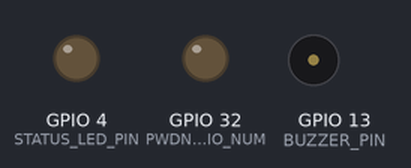
This sketch was run on a simulated ESP32. Shown: output pins drawn as LEDs (lit = HIGH), buzzer (waves = sounding, pin HIGH). WiFi joins after 1.5 s; servers stay silent unless stated; uploads are accepted with an empty reply; the camera gives no picture; what the sketch prints to the serial monitor is not drawn.

Above: at 3.2 s.
Timing chart, 0 to 7.4 s (numbered marks = the images above):
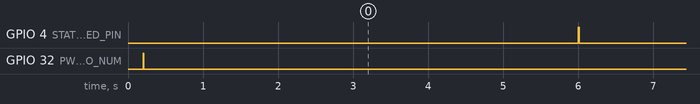

Measured:
- by itself, GPIO 4 (STATUS_LED_PIN): alternates HIGH for 0.01 s and LOW for 6.0 s

The sketch:

esp32_cam_stream.ino
```cpp
// Driver Drowsiness Alert System — ESP32-CAM firmware
// Board: AI Thinker ESP32-CAM (OV3660)

#include <Arduino.h>
#include <WiFi.h>
#include "esp_camera.h"

// ── User config ──────────────────────────────────────────────────────────────
const char* WIFI_SSID     = "Bhakarwadi";
const char* WIFI_PASSWORD = "abcdefgh";
const char* SERVER_HOST   = "10.227.132.243";  // laptop LAN IP
const int   SERVER_PORT   = 8000;
const char* API_TOKEN     = "";
const bool  ENABLE_BUZZER = true;

// ── Pin map ───────────────────────────────────────────────────────────────────
#define BUZZER_PIN        13
#define STATUS_LED_PIN     4 // Restored Flash LED per user request

// ── Timing ───────────────────────────────────────────────────────────────────
// Send one frame every 100 ms → ~10 fps, matches backend config.
#define FRAME_INTERVAL_MS    100
#define CONNECT_TIMEOUT_MS  2000
#define READ_TIMEOUT_MS     2000
#define RESPONSE_TIMEOUT_MS 3000
#define WIFI_SETTLE_MS       800
#define SERVER_TIMEOUT_MS   5000

// Retry: 3 attempts with 150 / 300 / 600 ms backoff, then give up for one cycle.
#define MAX_RETRIES          3
#define RETRY_BASE_MS      150

// LED heartbeat: 10 ms on, 6000 ms off — electric meter style pulse
#define LED_HB_ON_MS         10
#define LED_HB_OFF_MS      6000
#define LED_DROWSY_MS       120


// ── Camera pins (AI Thinker) ──────────────────────────────────────────────────
#define PWDN_GPIO_NUM   32
#define RESET_GPIO_NUM  -1
#define XCLK_GPIO_NUM    0
#define SIOD_GPIO_NUM   26
#define SIOC_GPIO_NUM   27
#define Y9_GPIO_NUM     35
#define Y8_GPIO_NUM     34
#define Y7_GPIO_NUM     39
#define Y6_GPIO_NUM     36
#define Y5_GPIO_NUM     21
#define Y4_GPIO_NUM     19
#define Y3_GPIO_NUM     18
#define Y2_GPIO_NUM      5
#define VSYNC_GPIO_NUM  25
#define HREF_GPIO_NUM   23
#define PCLK_GPIO_NUM   22

// ── State ─────────────────────────────────────────────────────────────────────
static bool          serverConnected   = false;
static bool          isDrowsy          = false;
static bool          wifiBeginIssued   = false;
static bool          wifiSettled       = false;
static bool          ledOn             = false;
static bool          heartbeatPhaseOn  = false;
static wl_status_t   lastWiFiStatus    = WL_IDLE_STATUS;
static unsigned long wifiConnectedAt   = 0;
static unsigned long lastFrameMs       = 0;
static unsigned long lastServerOkMs    = 0;
static unsigned long lastWiFiAttemptMs = 0;
static unsigned long lastHeartbeatMs   = 0;
static unsigned long lastBlinkMs       = 0;
static unsigned long nextSendAllowedMs = 0;
static unsigned long lastLogMs         = 0;
static int           retryAttempt      = 0;
static int           captureFailStreak = 0;

// Persistent keep-alive connection.
static WiFiClient persistClient;
static bool       persistValid = false;

// ── Helpers ───────────────────────────────────────────────────────────────────

void led(bool on) {
  digitalWrite(STATUS_LED_PIN, on ? HIGH : LOW);
  ledOn = on;
}

void buzzer(bool on) {
  digitalWrite(BUZZER_PIN, (ENABLE_BUZZER && on) ? HIGH : LOW);
}

// Rate-limited serial log (one line per 800 ms max).
void logNet(const char* tag, int code) {
  unsigned long now = millis();
  if (now - lastLogMs < 800) return;
  lastLogMs = now;
  Serial.printf("%s %d retry=%d\n", tag, code, retryAttempt);
}

// Read one CRLF-terminated line into buf. Returns length ≥ 0, or -1 on timeout/disconnect.
// Handles the case of an empty line (blank line = header terminator, length 0).
int readLine(WiFiClient& client, char* buf, int bufSize, unsigned long deadlineMs) {
  int pos = 0;
  while (millis() < deadlineMs) {
    if (client.available()) {
      char c = client.read();
      if (c == '\n') {
        if (pos > 0 && buf[pos - 1] == '\r') pos--;
        buf[pos] = '\0';
        return pos;  // 0 = blank line (header terminator), >0 = data
      }
      if (pos < bufSize - 1) buf[pos++] = c;
    } else {
      if (!client.connected()) break;
      delay(1);
    }
  }
  buf[pos] = '\0';
  return -1;  // timeout or disconnect — distinct from blank line
}

bool parseState(const char* buf, bool* out) {
  if (strstr(buf, "DROWSY")) { *out = true;  return true; }
  if (strstr(buf, "NORMAL")) { *out = false; return true; }
  return false;
}

// ── HTTP response parser ───────────────────────────────────────────────────────
// Reads status line, then headers one by one until blank line (len == 0).
// Drains the body. Returns true if a valid HTTP response was received.
bool readHttpResponse(WiFiClient& client, int* statusCode, bool* stateSeen, bool* stateVal) {
  unsigned long deadline = millis() + RESPONSE_TIMEOUT_MS;
  char line[256];

  // Status line.
  if (readLine(client, line, sizeof(line), deadline) < 0) {
    *statusCode = -11;
    return false;
  }
  if (strncmp(line, "HTTP/1.", 7) != 0) {
    *statusCode = -11;
    return false;
  }
  char* sp = strchr(line, ' ');
  if (!sp) { *statusCode = -11; return false; }
  *statusCode = atoi(sp + 1);

  // Headers — loop until blank line or timeout.
  int contentLength = -1;
  while (true) {
    int len = readLine(client, line, sizeof(line), deadline);
    if (len < 0) break;      // timeout / disconnect
    if (len == 0) break;     // blank line = end of headers (correct terminator)

    char* colon = strchr(line, ':');
    if (!colon) continue;
    *colon = '\0';
    char* val = colon + 1;
    while (*val == ' ') val++;

    if (strcasecmp(line, "content-length") == 0) {
      contentLength = atoi(val);
    } else if (strcasecmp(line, "x-drowsy-state") == 0) {
      bool sv = false;
      if (parseState(val, &sv)) { *stateSeen = true; *stateVal = sv; }
    }
  }

  // Drain body (prevents connection reuse issues).
  int bodyLimit = (contentLength > 0 && contentLength < 256) ? contentLength : 128;
  char bodyBuf[256];
  int bodyPos = 0;
  while (millis() < deadline && bodyPos < bodyLimit) {
    if (client.available()) {
      bodyBuf[bodyPos++] = client.read();
    } else {
      if (!client.connected()) break;
      delay(1);
    }
  }
  bodyBuf[bodyPos] = '\0';

  // Fallback: check body text if header was somehow missed.
  if (!*stateSeen && bodyPos > 0) {
    bool sv = false;
    if (parseState(bodyBuf, &sv)) { *stateSeen = true; *stateVal = sv; }
  }

  return true;
}

// ── Camera ────────────────────────────────────────────────────────────────────

bool cameraInit() {
  pinMode(PWDN_GPIO_NUM, OUTPUT);
  digitalWrite(PWDN_GPIO_NUM, HIGH); delay(10);
  digitalWrite(PWDN_GPIO_NUM, LOW);  delay(10);

  camera_config_t c = {};
  c.ledc_channel  = LEDC_CHANNEL_0;
  c.ledc_timer    = LEDC_TIMER_0;
  c.pin_d0        = Y2_GPIO_NUM;  c.pin_d1 = Y3_GPIO_NUM;
  c.pin_d2        = Y4_GPIO_NUM;  c.pin_d3 = Y5_GPIO_NUM;
  c.pin_d4        = Y6_GPIO_NUM;  c.pin_d5 = Y7_GPIO_NUM;
  c.pin_d6        = Y8_GPIO_NUM;  c.pin_d7 = Y9_GPIO_NUM;
  c.pin_xclk      = XCLK_GPIO_NUM;
  c.pin_pclk      = PCLK_GPIO_NUM;
  c.pin_vsync     = VSYNC_GPIO_NUM;
  c.pin_href      = HREF_GPIO_NUM;
  c.pin_sccb_sda  = SIOD_GPIO_NUM;
  c.pin_sccb_scl  = SIOC_GPIO_NUM;
  c.pin_pwdn      = PWDN_GPIO_NUM;
  c.pin_reset     = RESET_GPIO_NUM;
  c.xclk_freq_hz  = 20000000;
  c.pixel_format  = PIXFORMAT_JPEG;
  c.frame_size    = FRAMESIZE_QVGA;
  c.jpeg_quality  = 12;
  c.fb_count      = psramFound() ? 2 : 1;
  c.grab_mode     = psramFound() ? CAMERA_GRAB_LATEST : CAMERA_GRAB_WHEN_EMPTY;
  c.fb_location   = psramFound() ? CAMERA_FB_IN_PSRAM : CAMERA_FB_IN_DRAM;

  if (esp_camera_init(&c) != ESP_OK) {
    Serial.println("Camera init failed");
    return false;
  }

  sensor_t* s = esp_camera_sensor_get();
  if (!s) {
    Serial.println("Sensor null");
    esp_camera_deinit();
    return false;
  }

  if (s->id.PID == OV3660_PID) {
    s->set_vflip(s, 1);
    s->set_brightness(s, 0);
    s->set_contrast(s, 1);
    s->set_saturation(s, 0);
    s->set_denoise(s, 2);
    s->set_gain_ctrl(s, 1);
    s->set_framesize(s, FRAMESIZE_QVGA);
    s->set_quality(s, 12);
  }

  Serial.printf("Camera ready (PSRAM: %s, fb_count: %d)\n",
                psramFound() ? "yes" : "no", c.fb_count);
  return true;
}

// ── Wi-Fi ─────────────────────────────────────────────────────────────────────

void wifiMaintain() {
  wl_status_t status = WiFi.status();

  if (status != lastWiFiStatus) {
    lastWiFiStatus = status;
    if (status == WL_CONNECTED) {
      wifiConnectedAt = millis();
      wifiSettled     = false;
      Serial.printf("WiFi up: %s\n", WiFi.localIP().toString().c_str());
    } else {
      wifiSettled    = false;
      retryAttempt   = 0;
      persistClient.stop();
      persistValid   = false;
    }
  }

  if (status == WL_CONNECTED) {
    if (!wifiSettled && millis() - wifiConnectedAt >= WIFI_SETTLE_MS) {
      wifiSettled        = true;
      nextSendAllowedMs  = millis();
      Serial.printf("Ready POST -> http://%s:%d/frame\n", SERVER_HOST, SERVER_PORT);
    }
    return;
  }

  unsigned long now = millis();
  if (!wifiBeginIssued) {
    WiFi.mode(WIFI_STA);
    WiFi.setSleep(false);
    WiFi.setTxPower(WIFI_POWER_8_5dBm);
    WiFi.begin(WIFI_SSID, WIFI_PASSWORD);
    wifiBeginIssued    = true;
    lastWiFiAttemptMs  = now;
    Serial.println("WiFi connecting");
    return;
  }

  bool terminal = (status == WL_DISCONNECTED || status == WL_CONNECT_FAILED ||
                   status == WL_NO_SSID_AVAIL || status == WL_CONNECTION_LOST);
  if (!terminal || now - lastWiFiAttemptMs < 5000) return;

  lastWiFiAttemptMs = now;
  WiFi.begin(WIFI_SSID, WIFI_PASSWORD);
  Serial.println("WiFi reconnect");
}

// ── Frame send ────────────────────────────────────────────────────────────────

bool sendFrameOnce(int* outCode) {
  camera_fb_t* fb = esp_camera_fb_get();
  if (!fb) {
    if (++captureFailStreak >= 5) {
      captureFailStreak = 0;
      Serial.println("Camera restart");
      esp_camera_deinit();
      delay(80);
      cameraInit();
    }
    *outCode = -21;
    return false;
  }
  captureFailStreak = 0;
  size_t frameLen = fb->len;

  // Reuse existing TCP connection if healthy.
  bool reused = persistValid && persistClient.connected();
  if (!reused) {
    persistClient.stop();
    persistValid = false;
    persistClient.setNoDelay(true);
    persistClient.setTimeout(READ_TIMEOUT_MS);
    if (!persistClient.connect(SERVER_HOST, SERVER_PORT, CONNECT_TIMEOUT_MS)) {
      esp_camera_fb_return(fb);
      *outCode = -1;
      return false;
    }
  }

  // Build and send HTTP header.
  char hdr[320];
  int hlen;
  if (strlen(API_TOKEN) > 0) {
    hlen = snprintf(hdr, sizeof(hdr),
      "POST /frame HTTP/1.1\r\n"
      "Host: %s:%d\r\n"
      "Content-Type: image/jpeg\r\n"
      "Content-Length: %u\r\n"
      "X-API-Key: %s\r\n"
      "Connection: keep-alive\r\n\r\n",
      SERVER_HOST, SERVER_PORT, (unsigned)frameLen, API_TOKEN);
  } else {
    hlen = snprintf(hdr, sizeof(hdr),
      "POST /frame HTTP/1.1\r\n"
      "Host: %s:%d\r\n"
      "Content-Type: image/jpeg\r\n"
      "Content-Length: %u\r\n"
      "Connection: keep-alive\r\n\r\n",
      SERVER_HOST, SERVER_PORT, (unsigned)frameLen);
  }

  if (persistClient.write((uint8_t*)hdr, hlen) != (size_t)hlen) {
    persistClient.stop(); persistValid = false;
    esp_camera_fb_return(fb);
    *outCode = -2;
    return false;
  }

  // Send frame body in one shot (WiFiClient buffers internally).
  unsigned long writeStart = millis();
  size_t sent = 0;
  while (sent < frameLen) {
    size_t n = persistClient.write(fb->buf + sent, frameLen - sent);
    if (n == 0) {
      if (!persistClient.connected() || millis() - writeStart > READ_TIMEOUT_MS) break;
      delay(1);
      continue;
    }
    sent += n;
    if (millis() - writeStart > READ_TIMEOUT_MS) break;
  }

  esp_camera_fb_return(fb);
  fb = nullptr;

  if (sent != frameLen) {
    persistClient.stop(); persistValid = false;
    *outCode = -3;
    return false;
  }

  // Read response.
  bool stateSeen = false, stateVal = false;
  int  code      = -11;
  bool parsed    = readHttpResponse(persistClient, &code, &stateSeen, &stateVal);

  if (!parsed || (code != 200 && code != 204)) {
    persistClient.stop(); persistValid = false;
    *outCode = parsed ? code : -11;
    return false;
  }

  persistValid = true;
  if (stateSeen) isDrowsy = stateVal;
  *outCode = code;
  return true;
}

// ── Result handler ────────────────────────────────────────────────────────────

void onFrameResult(bool ok, int code) {
  unsigned long now = millis();

  if (ok) {
    lastServerOkMs    = now;
    retryAttempt      = 0;
    nextSendAllowedMs = now + FRAME_INTERVAL_MS;
    logNet(isDrowsy ? "OK:DROWSY" : "OK:NORMAL", code);
    return;
  }

  logNet("Frame", code);

  if (retryAttempt < MAX_RETRIES) {
    retryAttempt++;
    unsigned long backoff = RETRY_BASE_MS << (retryAttempt - 1);
    if (backoff > 1200) backoff = 1200;
    nextSendAllowedMs = now + backoff;
  } else {
    retryAttempt      = 0;
    nextSendAllowedMs = now + FRAME_INTERVAL_MS;
  }
}

// ── Alert output ──────────────────────────────────────────────────────────────

void updateAlerts() {
  unsigned long now = millis();

  if (!serverConnected || !wifiSettled) {
    led(false);
    buzzer(false);
    heartbeatPhaseOn = false;
    return;
  }

  if (isDrowsy) {
    // Pulse buzzer pin rapidly (which now also pulses your external LED)
    if (now - lastBlinkMs >= LED_DROWSY_MS) {
      ledOn = !ledOn;
      buzzer(ledOn);
      lastBlinkMs = now;
    }
  } else {
    buzzer(false);
    ledOn = false;
  }

  // Onboard status LED ALWAYS maintains normal heartbeat: 30 ms on / 2970 ms off.
  unsigned long elapsed = now - lastHeartbeatMs;
  if (!heartbeatPhaseOn && elapsed >= LED_HB_OFF_MS) {
    heartbeatPhaseOn = true;
    lastHeartbeatMs  = now;
    led(true);
  } else if (heartbeatPhaseOn && elapsed >= LED_HB_ON_MS) {
    heartbeatPhaseOn = false;
    lastHeartbeatMs  = now;
    led(false);
  }
}
// ── Arduino entry points ───────────────────────────────────────────────────────

void alertTask(void * parameter) {
  for(;;) {
    updateAlerts();
    vTaskDelay(10 / portTICK_PERIOD_MS);
  }
}

void setup() {
  Serial.begin(115200);
  delay(200);

  pinMode(BUZZER_PIN, OUTPUT);
  pinMode(STATUS_LED_PIN, OUTPUT);
  buzzer(false);
  led(false);

  if (!cameraInit()) {
    Serial.println("FATAL: camera init failed");
    while (true) { led(true); delay(150); led(false); delay(150); }
  }

  // Run alerts independent of WiFi blocking on Core 0
  xTaskCreatePinnedToCore(
    alertTask,
    "AlertTask",
    2048,
    NULL,
    1,
    NULL,
    0
  );

  wifiMaintain();
}

void loop() {
  wifiMaintain();
  unsigned long now = millis();

  bool ready = WiFi.status() == WL_CONNECTED && wifiSettled;

  if (ready && now >= nextSendAllowedMs) {
    int  code = -99;
    bool ok   = sendFrameOnce(&code);
    onFrameResult(ok, code);
  }

  serverConnected = (now - lastServerOkMs) <= SERVER_TIMEOUT_MS;
}
```
